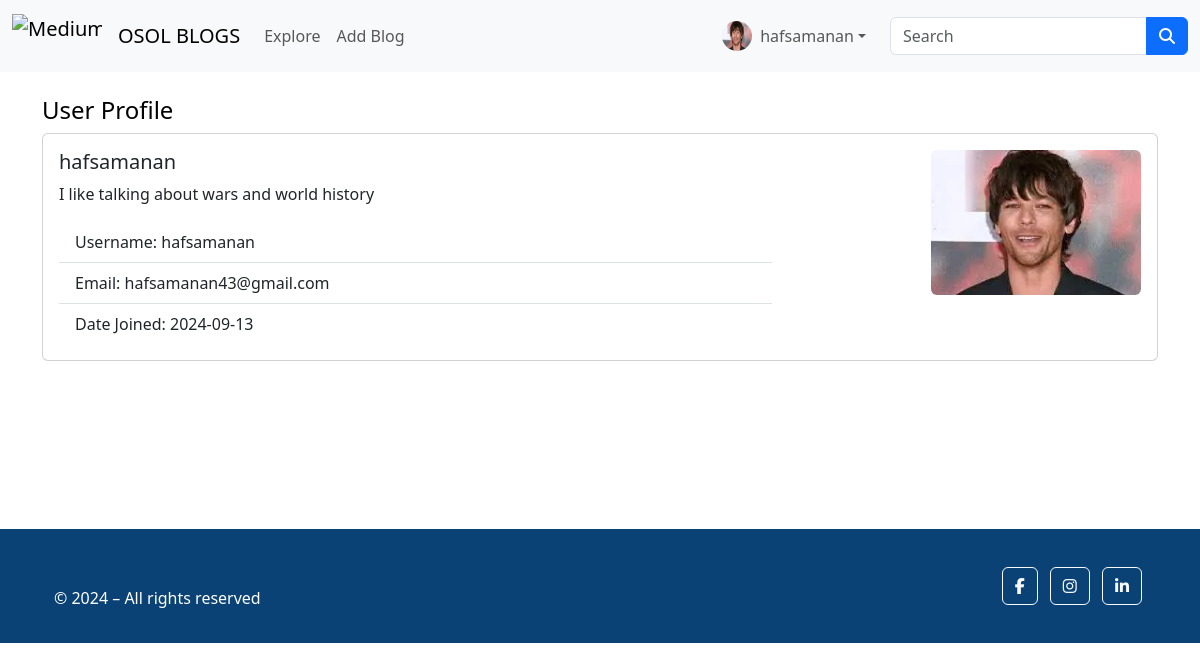
The page /dashboard (signed in) on the database as committed earlier.
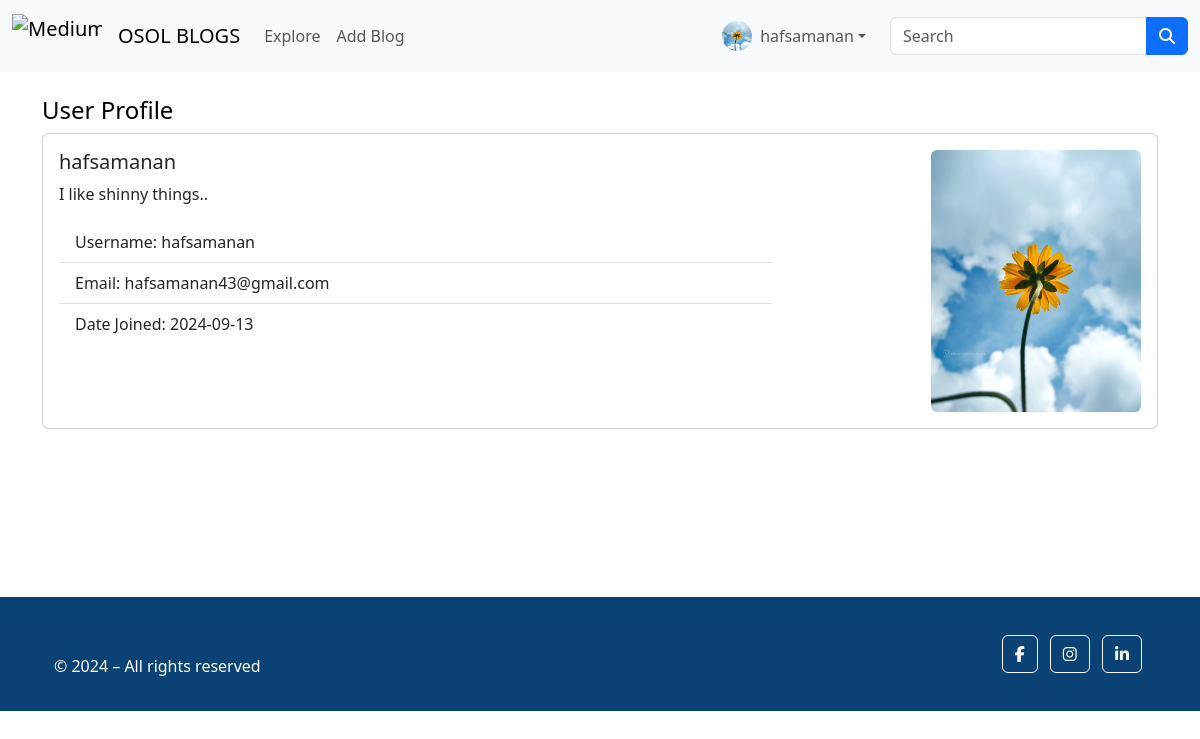
The same page on the database as committed later.
### flaskblog/models.py (models this page shows, shortened)
class Users(db.Model, UserMixin):
    id = db.Column(db.Integer, primary_key = True)
    username = db.Column(db.String(20), nullable = False,unique = True)
    name = db.Column(db.String(200), nullable = False)
    email = db.Column(db.String(120), nullable = False,unique = True)
    bio = db.Column(db.Text(200), nullable = True)
    date_added = db.Column(db.DateTime, default = datetime.now(timezone.utc))
    password_hash = db.Column(db.String(120))
    posts = db.relationship('Posts', backref = 'poster', cascade="all, delete-orphan")
    comments = db.relationship('Comments', backref = 'commenter', cascade="all, delete-orphan")
    profile_pic = db.Column(db.String(), nullable = True)
    @property
    def password(self):
        raise AttributeError("password is not a readable attribute")

### flaskblog/author/author.py (the view)
@author.route('/dashboard', methods=['GET', 'POST'])
@login_required
def dashboard():
    form = NameForm()
    return render_template("author/dashboard.html",form=form)

### flaskblog/author/forms.py
class NameForm(FlaskForm):
    name = StringField("Name", validators=[DataRequired(), Length(min=2, max=50)])
    email = StringField("Email", validators=[DataRequired(), Email(), Length(max=100)])
    username = StringField("Username", validators=[DataRequired(), Length(min=4, max=25)])
    bio = TextAreaField("Bio", validators=[Length(max=500)])
    profile_pic = FileField("Profile Pic")
    password_hash = PasswordField("Password", validators=[
        DataRequired(),
        Length(min=6),
        is_alphanumeric,
        EqualTo('password_hash2', message="Passwords must match.")
    ])
    password_hash2 = PasswordField("Confirm Password", validators=[DataRequired()])
    submit = SubmitField("Submit")

### flaskblog/author/author.py (called while the page is built)
@login_manager.user_loader
def load_user(user_id):
    return Users.query.get(int(user_id))

### flaskblog/templates/author/dashboard.html (shortened to what this page needs)
{% set show_navbar = True %}
{% set show_footer = True %}
{% extends 'main/base.html' %}
{% block content %}
<div class="toast-container position-fixed top-1 end-0 p-3">
</div>
<div class="container my-4">
  <h4>User Profile</h4>
  <div class="card">
    <div class="card-body">
      <div class="row">
        <div class="col-8">
          <h5 class="card-title">{{current_user.name}}</h5>
          <p class="card-text">{{current_user.bio}}</p>
          <ul class="list-group list-group-flush">
            <li class="list-group-item">Username: {{current_user.username}}</li>
            <li class="list-group-item">Email: {{current_user.email}}</li>
            <li class="list-group-item">Date Joined: {{current_user.date_added.date()}}</li>
          </ul>
        </div>
        <div class="col-4 text-end">
          {% if current_user.profile_pic %}
          <img src="{{url_for('static', filename='images/'+current_user.profile_pic)}}" width="210" class="img-fluid rounded">
          <br>
          {% else %}
          <img src="{{url_for('static', filename='images/default_profile_pic.png')}}" width="210" class="img-fluid rounded">
          {% endif %}
        </div>
      </div>
    </div>
  </div>
</div>
  <br><br><br><br><br><br>
{% endblock %}

### flaskblog/templates/main/navbar.html (shortened to what this page needs)
<nav class="navbar navbar-expand-lg bg-body-tertiary">
    <div class="container-fluid">
        <a class="navbar-brand" href="{{ url_for('main.home_page') }}">
            <img src="https://osoltech.com/hs-fs/hubfs/Medium%20size%20with%20Tag%20line.png?width=140&amp;height=69&amp;name=Medium%20size%20with%20Tag%20line.png"
                loading="eager" alt="Medium size with Tag line" height="45" width="90"
                srcset="https://osoltech.com/hs-fs/hubfs/Medium%20size%20with%20Tag%20line.png?width=70&amp;height=35&amp;name=Medium%20size%20with%20Tag%20line.png 70w,
                        https://osoltech.com/hs-fs/hubfs/Medium%20size%20with%20Tag%20line.png?width=140&amp;height=69&amp;name=Medium%20size%20with%20Tag%20line.png 140w,
                        https://osoltech.com/hs-fs/hubfs/Medium%20size%20with%20Tag%20line.png?width=210&amp;height=104&amp;name=Medium%20size%20with%20Tag%20line.png 210w,
                        https://osoltech.com/hs-fs/hubfs/Medium%20size%20with%20Tag%20line.png?width=280&amp;height=138&amp;name=Medium%20size%20with%20Tag%20line.png 280w,
                        https://osoltech.com/hs-fs/hubfs/Medium%20size%20with%20Tag%20line.png?width=350&amp;height=173&amp;name=Medium%20size%20with%20Tag%20line.png 350w,
                        https://osoltech.com/hs-fs/hubfs/Medium%20size%20with%20Tag%20line.png?width=420&amp;height=207&amp;name=Medium%20size%20with%20Tag%20line.png 420w"
                sizes="(max-width: 140px) 100vw, 140px" class="d-inline-block align-text-top">
        </a>
        <a class="navbar-brand" href="#">OSOL BLOGS</a>
        <div class="collapse navbar-collapse" id="navbarSupportedContent">
            <ul class="navbar-nav me-auto mb-2 mb-lg-0">
                <li class="nav-item">
                    <a class="nav-link" href="{{ url_for('blog.posts')}}">Explore</a>
                </li>
                {% if current_user.is_authenticated %}
                <li class="nav-item">
                    <a class="nav-link" href="{{ url_for('blog.add_post')}}">Add Blog</a>
                </li>
                {% endif %}
            </ul>
            <ul class="navbar-nav mb-2 mb-lg-0 ms-auto">
                {% if current_user.is_authenticated %}
                <li class="nav-item dropdown">
                    <a class="nav-link dropdown-toggle d-flex align-items-center" href="#" role="button"
                        data-bs-toggle="dropdown" aria-expanded="false">
                        {% if current_user.profile_pic %}
                        <img src="{{ url_for('static', filename='images/' + current_user.profile_pic) }}" width="30"
                            height="30" class="rounded-circle me-2">
                        {% else %}
                        <img src="{{ url_for('static', filename='images/default_profile_pic.png') }}" width="30"
                            height="30" class="rounded-circle me-2">
                        {% endif %}
                        {{current_user.name}}
                    </a>
                </li>
                {% else %}
                <li class="nav-item">
                    <a class="nav-link" href="{{ url_for('author.login')}}">Login</a>
                </li>
                {% endif %}
            </ul>
            <form method='POST' action="{{ url_for('blog.search') }}" class="d-flex ms-3" role="search">
                <div class="input-group">
                    <input class="form-control" type="search" placeholder="Search" aria-label="Search" name="searched">
                    <button class="btn btn-primary" type="submit">
                        <i class="fa-solid fa-magnifying-glass"></i>
                    </button>
                </div>
            </form>
        </div>
    </div>
</nav>

Rows that differ between the two databases and show on the page:
changed Users "hafsamanan": profile_pic: a different picture; bio "I like talking about wars and world history" → "I like shinny things.."
